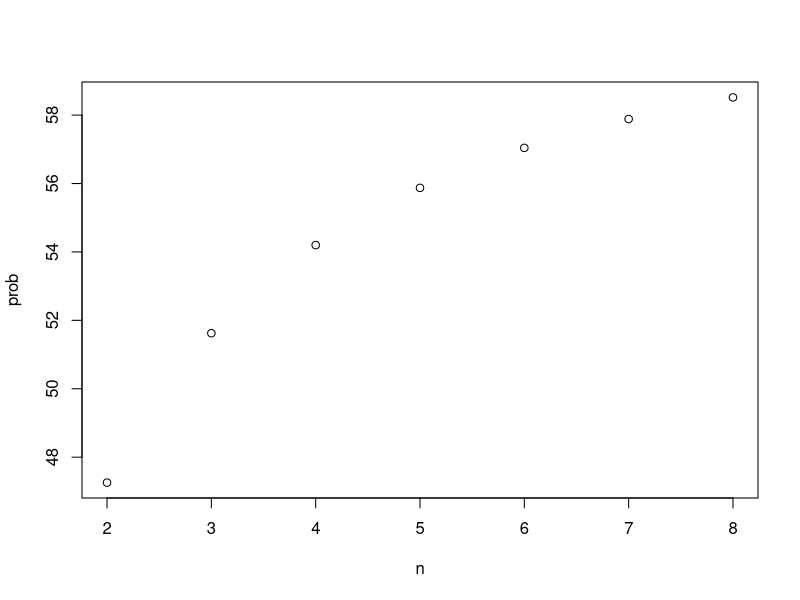

Reproduce this figure in R.
N = 1000000
d1 = sample(1:6,N, replace=TRUE)
d2 = sample(1:6,N, replace=TRUE)
d3 = sample(1:6,N, replace=TRUE)
d4 = sample(1:6,N, replace=TRUE)
d5 = sample(1:6,N, replace=TRUE)
d6 = sample(1:6,N, replace=TRUE)
d7 = sample(1:6,N, replace=TRUE)
d8 = sample(1:6,N, replace=TRUE)

price = 10*pmax(d1,d2) + pmin(d1,d2)
m2=mean(price)
afford=(price<=50)
p2= sum(afford)/N

price = 10*pmax(d1,d2, d3) + pmin(d1,d2, d3)
m3=mean(price)
afford=(price<=50)
p3=sum(afford)/N

price = 10*pmax(d1,d2, d3, d4) + pmin(d1,d2, d3, d4)
m4=mean(price)
afford=(price<=50)
p4=sum(afford)/N

price = 10*pmax(d1,d2, d3,d4, d5) + pmin(d1,d2, d3,d4, d5)
m5=mean(price)
afford=(price<=50)
p5=sum(afford)/N

price = 10*pmax(d1,d2, d3,d4,d5,d6) + pmin(d1,d2, d3,d4,d5,d6)
m6=mean(price)
afford=(price<=50)
p6=sum(afford)/N

price = 10*pmax(d1,d2, d3,d4,d5,d6,d7) + pmin(d1,d2, d3,d4,d5,d6,d7)
m7=mean(price)
afford=(price<=50)
p7=sum(afford)/N


price = 10*pmax(d1,d2, d3,d4,d5,d6,d7,d8) + pmin(d1,d2, d3,d4,d5,d6,d7,d8)
m8=mean(price)
afford=(price<=50)
p8=sum(afford)/N

prob=c(p2, p3, p4, p5, p6, p7, p8)
prob=c(m2, m3, m4, m5, m6, m7, m8)

n=(2:8)
plot(n, prob)


  